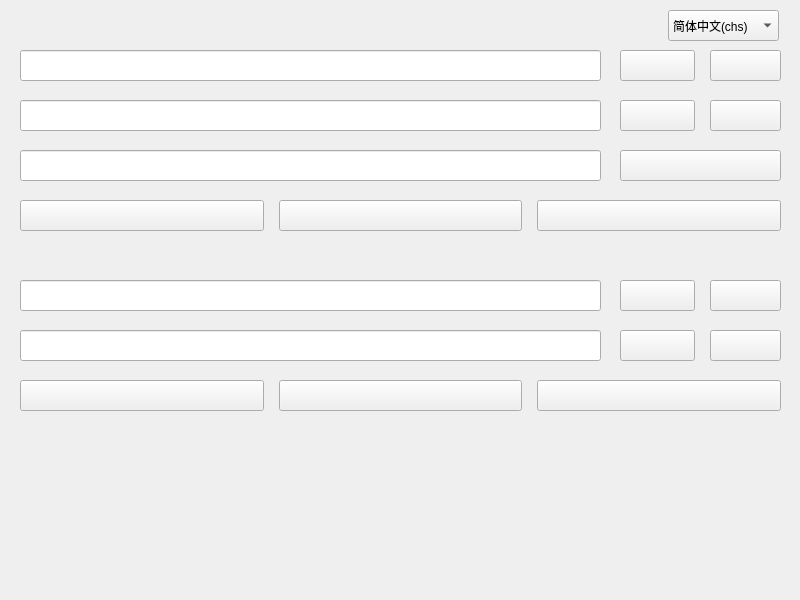
<?xml version="1.0" encoding="UTF-8"?>
<ui version="4.0">
 <class>MainWindow</class>
 <widget class="QMainWindow" name="MainWindow">
  <property name="geometry">
   <rect>
    <x>0</x>
    <y>0</y>
    <width>800</width>
    <height>600</height>
   </rect>
  </property>
  <property name="maximumSize">
   <size>
    <width>800</width>
    <height>600</height>
   </size>
  </property>
  <property name="windowTitle">
   <string/>
  </property>
  <widget class="QWidget" name="centralwidget">
   <widget class="QLabel" name="label">
    <property name="geometry">
     <rect>
      <x>0</x>
      <y>0</y>
      <width>800</width>
      <height>601</height>
     </rect>
    </property>
    <property name="maximumSize">
     <size>
      <width>800</width>
      <height>601</height>
     </size>
    </property>
    <property name="styleSheet">
     <string notr="true">/*background-color: #ffffff;</string>
    </property>
    <property name="text">
     <string/>
    </property>
   </widget>
   <widget class="QLineEdit" name="will_pk_dir">
    <property name="geometry">
     <rect>
      <x>20</x>
      <y>50</y>
      <width>581</width>
      <height>31</height>
     </rect>
    </property>
    <property name="text">
     <string/>
    </property>
    <property name="placeholderText">
     <string/>
    </property>
   </widget>
   <widget class="QLineEdit" name="put_rpa_dir">
    <property name="geometry">
     <rect>
      <x>20</x>
      <y>100</y>
      <width>581</width>
      <height>31</height>
     </rect>
    </property>
    <property name="placeholderText">
     <string/>
    </property>
   </widget>
   <widget class="QPushButton" name="cho_will_dir">
    <property name="geometry">
     <rect>
      <x>620</x>
      <y>50</y>
      <width>75</width>
      <height>31</height>
     </rect>
    </property>
    <property name="text">
     <string/>
    </property>
   </widget>
   <widget class="QPushButton" name="cl_will_pk_dir">
    <property name="geometry">
     <rect>
      <x>710</x>
      <y>50</y>
      <width>71</width>
      <height>31</height>
     </rect>
    </property>
    <property name="text">
     <string/>
    </property>
   </widget>
   <widget class="QPushButton" name="cho_out_rpa_dir">
    <property name="geometry">
     <rect>
      <x>620</x>
      <y>100</y>
      <width>75</width>
      <height>31</height>
     </rect>
    </property>
    <property name="text">
     <string/>
    </property>
   </widget>
   <widget class="QPushButton" name="cl_put_rpa_dir">
    <property name="geometry">
     <rect>
      <x>710</x>
      <y>100</y>
      <width>71</width>
      <height>31</height>
     </rect>
    </property>
    <property name="text">
     <string/>
    </property>
   </widget>
   <widget class="QPushButton" name="cho_rpa_out_dir">
    <property name="geometry">
     <rect>
      <x>620</x>
      <y>330</y>
      <width>75</width>
      <height>31</height>
     </rect>
    </property>
    <property name="text">
     <string/>
    </property>
   </widget>
   <widget class="QWidget" name="layoutWidget">
    <property name="geometry">
     <rect>
      <x>20</x>
      <y>380</y>
      <width>761</width>
      <height>31</height>
     </rect>
    </property>
    <layout class="QHBoxLayout" name="horizontalLayout_3">
     <property name="spacing">
      <number>15</number>
     </property>
     <item>
      <widget class="QPushButton" name="cl_ex_rpa">
       <property name="sizePolicy">
        <sizepolicy hsizetype="Minimum" vsizetype="Preferred">
         <horstretch>0</horstretch>
         <verstretch>0</verstretch>
        </sizepolicy>
       </property>
       <property name="text">
        <string/>
       </property>
      </widget>
     </item>
     <item>
      <widget class="QPushButton" name="unpack_me">
       <property name="sizePolicy">
        <sizepolicy hsizetype="Minimum" vsizetype="Preferred">
         <horstretch>0</horstretch>
         <verstretch>0</verstretch>
        </sizepolicy>
       </property>
       <property name="text">
        <string/>
       </property>
      </widget>
     </item>
     <item>
      <widget class="QPushButton" name="op_unpk_out">
       <property name="sizePolicy">
        <sizepolicy hsizetype="Minimum" vsizetype="Preferred">
         <horstretch>0</horstretch>
         <verstretch>0</verstretch>
        </sizepolicy>
       </property>
       <property name="text">
        <string/>
       </property>
      </widget>
     </item>
    </layout>
   </widget>
   <widget class="QLineEdit" name="put_out_dir">
    <property name="geometry">
     <rect>
      <x>20</x>
      <y>330</y>
      <width>581</width>
      <height>31</height>
     </rect>
    </property>
    <property name="placeholderText">
     <string/>
    </property>
   </widget>
   <widget class="QPushButton" name="cho_will_pk_dir">
    <property name="geometry">
     <rect>
      <x>620</x>
      <y>280</y>
      <width>75</width>
      <height>31</height>
     </rect>
    </property>
    <property name="text">
     <string/>
    </property>
   </widget>
   <widget class="QPushButton" name="cl_put_out_dir">
    <property name="geometry">
     <rect>
      <x>710</x>
      <y>330</y>
      <width>71</width>
      <height>31</height>
     </rect>
    </property>
    <property name="text">
     <string/>
    </property>
   </widget>
   <widget class="QPushButton" name="cl_will_ex_dir">
    <property name="geometry">
     <rect>
      <x>710</x>
      <y>280</y>
      <width>71</width>
      <height>31</height>
     </rect>
    </property>
    <property name="text">
     <string/>
    </property>
   </widget>
   <widget class="QLineEdit" name="will_ex_dir">
    <property name="geometry">
     <rect>
      <x>20</x>
      <y>280</y>
      <width>581</width>
      <height>31</height>
     </rect>
    </property>
    <property name="placeholderText">
     <string/>
    </property>
   </widget>
   <widget class="QLineEdit" name="pk_name">
    <property name="geometry">
     <rect>
      <x>20</x>
      <y>150</y>
      <width>581</width>
      <height>31</height>
     </rect>
    </property>
    <property name="text">
     <string/>
    </property>
    <property name="placeholderText">
     <string/>
    </property>
   </widget>
   <widget class="QPushButton" name="cl_pk_name">
    <property name="geometry">
     <rect>
      <x>620</x>
      <y>150</y>
      <width>161</width>
      <height>31</height>
     </rect>
    </property>
    <property name="text">
     <string/>
    </property>
   </widget>
   <widget class="QWidget" name="layoutWidget">
    <property name="geometry">
     <rect>
      <x>20</x>
      <y>200</y>
      <width>761</width>
      <height>31</height>
     </rect>
    </property>
    <layout class="QHBoxLayout" name="horizontalLayout_2">
     <property name="spacing">
      <number>15</number>
     </property>
     <item>
      <widget class="QPushButton" name="cl_pk_rpa">
       <property name="sizePolicy">
        <sizepolicy hsizetype="Minimum" vsizetype="Preferred">
         <horstretch>0</horstretch>
         <verstretch>0</verstretch>
        </sizepolicy>
       </property>
       <property name="text">
        <string/>
       </property>
      </widget>
     </item>
     <item>
      <widget class="QPushButton" name="pack_me">
       <property name="sizePolicy">
        <sizepolicy hsizetype="Minimum" vsizetype="Preferred">
         <horstretch>0</horstretch>
         <verstretch>0</verstretch>
        </sizepolicy>
       </property>
       <property name="text">
        <string/>
       </property>
      </widget>
     </item>
     <item>
      <widget class="QPushButton" name="op_rpa_out">
       <property name="sizePolicy">
        <sizepolicy hsizetype="Minimum" vsizetype="Preferred">
         <horstretch>0</horstretch>
         <verstretch>0</verstretch>
        </sizepolicy>
       </property>
       <property name="text">
        <string/>
       </property>
      </widget>
     </item>
    </layout>
   </widget>
   <widget class="QLabel" name="ex_title">
    <property name="geometry">
     <rect>
      <x>20</x>
      <y>240</y>
      <width>761</width>
      <height>31</height>
     </rect>
    </property>
    <property name="text">
     <string/>
    </property>
   </widget>
   <widget class="QLabel" name="pk_label">
    <property name="geometry">
     <rect>
      <x>20</x>
      <y>10</y>
      <width>631</width>
      <height>31</height>
     </rect>
    </property>
    <property name="text">
     <string/>
    </property>
   </widget>
   <widget class="QComboBox" name="tl_change">
    <property name="geometry">
     <rect>
      <x>668</x>
      <y>10</y>
      <width>111</width>
      <height>31</height>
     </rect>
    </property>
    <item>
     <property name="text">
      <string>简体中文(chs)</string>
     </property>
    </item>
    <item>
     <property name="text">
      <string>English(en)</string>
     </property>
    </item>
   </widget>
  </widget>
 </widget>
 <resources/>
 <connections>
  <connection>
   <sender>cl_will_pk_dir</sender>
   <signal>clicked()</signal>
   <receiver>will_pk_dir</receiver>
   <slot>clear()</slot>
   <hints>
    <hint type="sourcelabel">
     <x>742</x>
     <y>37</y>
    </hint>
    <hint type="destinationlabel">
     <x>590</x>
     <y>37</y>
    </hint>
   </hints>
  </connection>
  <connection>
   <sender>cl_put_rpa_dir</sender>
   <signal>clicked()</signal>
   <receiver>put_rpa_dir</receiver>
   <slot>clear()</slot>
   <hints>
    <hint type="sourcelabel">
     <x>731</x>
     <y>76</y>
    </hint>
    <hint type="destinationlabel">
     <x>584</x>
     <y>77</y>
    </hint>
   </hints>
  </connection>
  <connection>
   <sender>cl_will_ex_dir</sender>
   <signal>clicked()</signal>
   <receiver>will_ex_dir</receiver>
   <slot>clear()</slot>
   <hints>
    <hint type="sourcelabel">
     <x>717</x>
     <y>233</y>
    </hint>
    <hint type="destinationlabel">
     <x>585</x>
     <y>237</y>
    </hint>
   </hints>
  </connection>
  <connection>
   <sender>cl_put_out_dir</sender>
   <signal>clicked()</signal>
   <receiver>put_out_dir</receiver>
   <slot>clear()</slot>
   <hints>
    <hint type="sourcelabel">
     <x>737</x>
     <y>288</y>
    </hint>
    <hint type="destinationlabel">
     <x>559</x>
     <y>281</y>
    </hint>
   </hints>
  </connection>
  <connection>
   <sender>cl_pk_rpa</sender>
   <signal>clicked()</signal>
   <receiver>will_pk_dir</receiver>
   <slot>clear()</slot>
   <hints>
    <hint type="sourcelabel">
     <x>200</x>
     <y>182</y>
    </hint>
    <hint type="destinationlabel">
     <x>231</x>
     <y>44</y>
    </hint>
   </hints>
  </connection>
  <connection>
   <sender>cl_pk_rpa</sender>
   <signal>clicked()</signal>
   <receiver>put_rpa_dir</receiver>
   <slot>clear()</slot>
   <hints>
    <hint type="sourcelabel">
     <x>168</x>
     <y>182</y>
    </hint>
    <hint type="destinationlabel">
     <x>146</x>
     <y>85</y>
    </hint>
   </hints>
  </connection>
  <connection>
   <sender>cl_ex_rpa</sender>
   <signal>clicked()</signal>
   <receiver>will_ex_dir</receiver>
   <slot>clear()</slot>
   <hints>
    <hint type="sourcelabel">
     <x>167</x>
     <y>342</y>
    </hint>
    <hint type="destinationlabel">
     <x>202</x>
     <y>246</y>
    </hint>
   </hints>
  </connection>
  <connection>
   <sender>cl_ex_rpa</sender>
   <signal>clicked()</signal>
   <receiver>put_out_dir</receiver>
   <slot>clear()</slot>
   <hints>
    <hint type="sourcelabel">
     <x>62</x>
     <y>332</y>
    </hint>
    <hint type="destinationlabel">
     <x>70</x>
     <y>292</y>
    </hint>
   </hints>
  </connection>
  <connection>
   <sender>cl_pk_name</sender>
   <signal>clicked()</signal>
   <receiver>pk_name</receiver>
   <slot>clear()</slot>
   <hints>
    <hint type="sourcelabel">
     <x>689</x>
     <y>140</y>
    </hint>
    <hint type="destinationlabel">
     <x>574</x>
     <y>136</y>
    </hint>
   </hints>
  </connection>
  <connection>
   <sender>cl_pk_rpa</sender>
   <signal>clicked()</signal>
   <receiver>pk_name</receiver>
   <slot>clear()</slot>
   <hints>
    <hint type="sourcelabel">
     <x>74</x>
     <y>185</y>
    </hint>
    <hint type="destinationlabel">
     <x>94</x>
     <y>143</y>
    </hint>
   </hints>
  </connection>
 </connections>
</ui>
